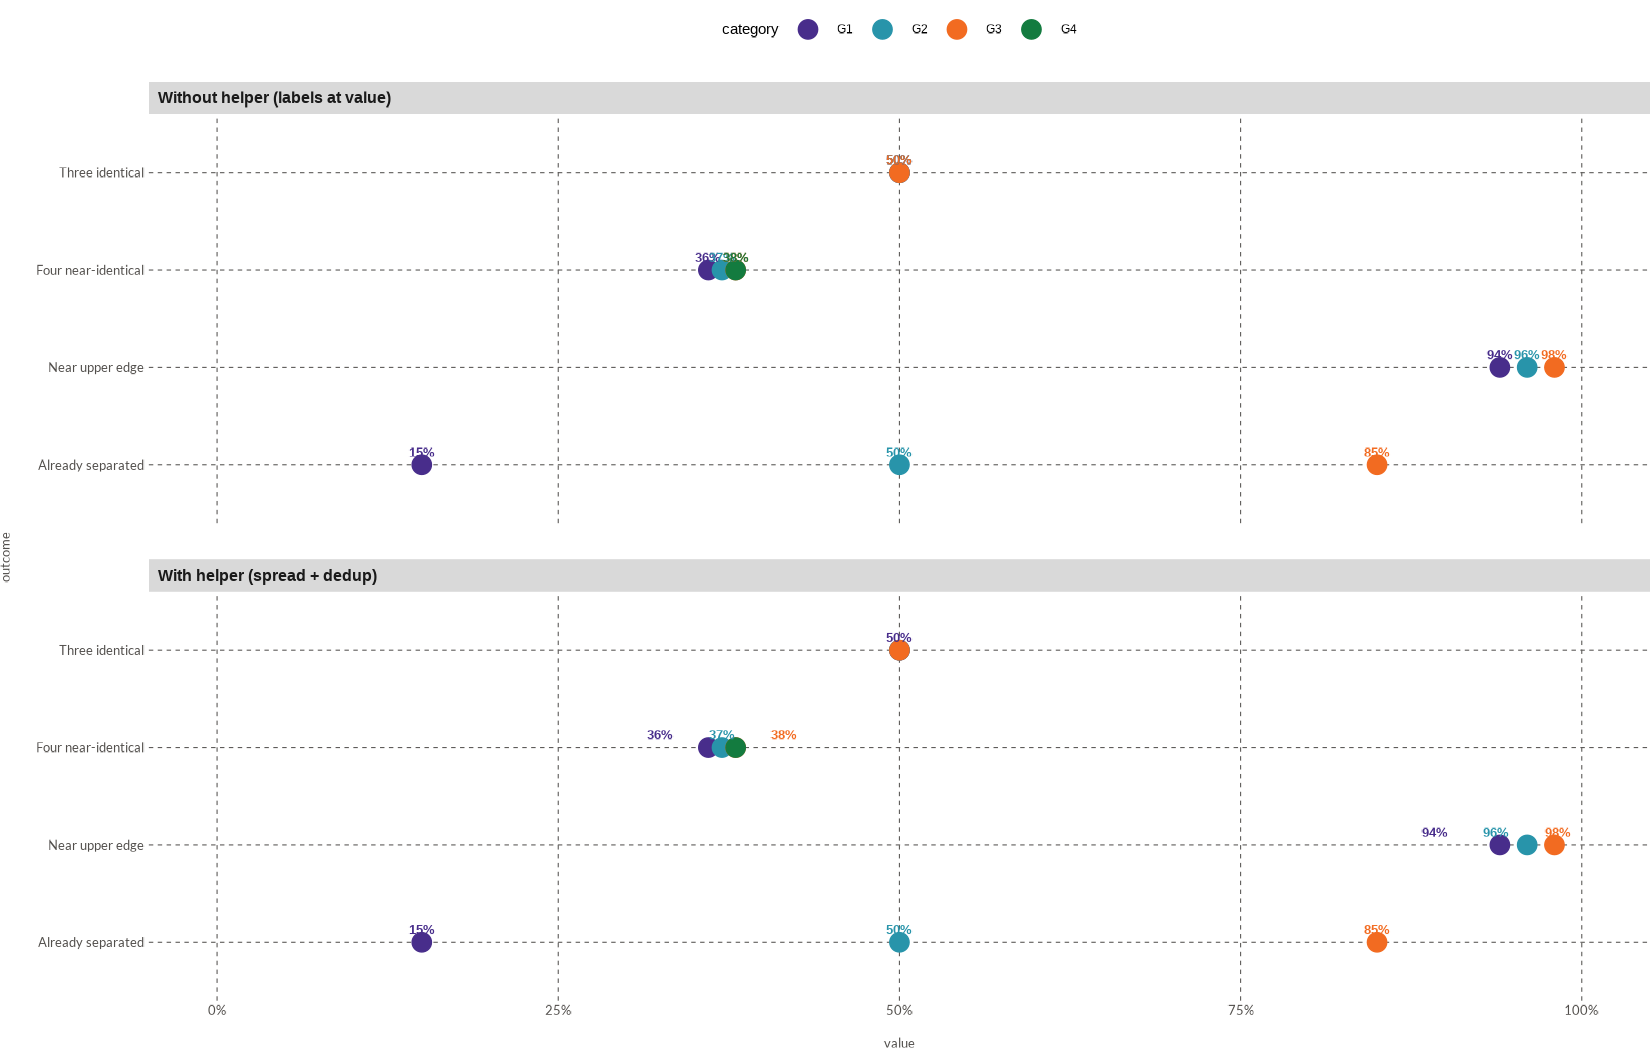

R code for this plot:
# Visual test: spread_labels_x() horizontal collision handling.
#
# Compares two ways of placing the value labels of a row-based point chart:
#
#   * "Without helper"  -> the naive approach: every label sits on its point
#                          value, so near-equal values collide and duplicate
#                          labels stack on top of each other.
#   * "With helper"      -> the recommended approach: labels are spread with
#                          spread_labels_x() AND identical labels within a row
#                          are collapsed to a single mark. Deduplication is a
#                          content decision that belongs in the drawing layer,
#                          not in the positioning primitive.
#
# Points always stay at their true value; only the labels move. Label colour
# matches the series colour so the association survives the horizontal shift.
#
# Usage: Rscript dev/test_spread_labels.R

suppressPackageStartupMessages({
  library(WJPr)
  library(ggplot2)
  library(dplyr)
  library(tibble)
  library(scales)
})

# Source the local implementation directly so this visual test always exercises
# the working-tree version.
source("R/spread_labels.R")

# Fonts are best-effort: fall back to the default family when offline.
try(wjp_fonts(), silent = TRUE)

# Four rows, each a scenario the helper must handle -------------------------
rows <- tribble(
  ~outcome,               ~category, ~value,
  "Three identical",      "G1",      0.50,
  "Three identical",      "G2",      0.50,
  "Three identical",      "G3",      0.50,
  "Four near-identical",  "G1",      0.36,
  "Four near-identical",  "G2",      0.37,
  "Four near-identical",  "G3",      0.38,
  "Four near-identical",  "G4",      0.38,
  "Near upper edge",      "G1",      0.94,
  "Near upper edge",      "G2",      0.96,
  "Near upper edge",      "G3",      0.98,
  "Already separated",    "G1",      0.15,
  "Already separated",    "G2",      0.50,
  "Already separated",    "G3",      0.85
) %>%
  mutate(
    outcome = factor(
      outcome,
      levels = rev(c("Three identical", "Four near-identical",
                     "Near upper edge", "Already separated"))
    ),
    label = percent(value, accuracy = 1)
  )

panel_levels <- c("Without helper (labels at value)",
                  "With helper (spread + dedup)")

# Points are drawn for every observation in both panels -----------------------
points_data <- bind_rows(
  rows %>% mutate(panel = panel_levels[1]),
  rows %>% mutate(panel = panel_levels[2])
) %>%
  mutate(panel = factor(panel, levels = panel_levels))

# Panel 1 (naive): every label on its point value.
naive_labels <- rows %>%
  mutate(panel = panel_levels[1], label_x = value)

# Panel 2 (recommended): collapse identical labels within a row, then spread.
fixed_labels <- rows %>%
  distinct(outcome, label, .keep_all = TRUE) %>%
  group_by(outcome) %>%
  mutate(
    panel   = panel_levels[2],
    label_x = spread_labels_x(value, labels = label, limits = c(0, 1))
  ) %>%
  ungroup()

labels_data <- bind_rows(naive_labels, fixed_labels) %>%
  mutate(panel = factor(panel, levels = panel_levels))

cvec <- setNames(wjp_palette(4), c("G1", "G2", "G3", "G4"))

plt <- ggplot() +
  geom_point(
    data = points_data,
    aes(x = value, y = outcome, color = category),
    size = 4
  ) +
  geom_text(
    data = labels_data,
    aes(x = label_x, y = outcome, label = label, color = category),
    vjust       = -0.9,
    size        = 3.514598,
    fontface    = "bold",
    show.legend = FALSE
  ) +
  facet_wrap(~panel, ncol = 1) +
  scale_x_continuous(limits = c(0, 1), labels = percent) +
  scale_color_manual(values = cvec) +
  labs(y = "outcome") +
  WJP_theme() +
  theme(
    legend.position = "top",
    strip.text      = element_text(face = "bold", size = 12, hjust = 0),
    panel.spacing   = unit(1.2, "lines")
  )

ggsave(
  "dev/test_spread_labels.png",
  plt,
  width  = 11,
  height = 7,
  dpi    = 150,
  bg     = "white"
)

message("Saved: dev/test_spread_labels.png")

# Print the numeric before/after for a quick sanity check in the console -----
fixed_labels %>%
  arrange(outcome, category) %>%
  transmute(outcome, category, value, label, label_x = round(label_x, 3)) %>%
  print(n = Inf)
